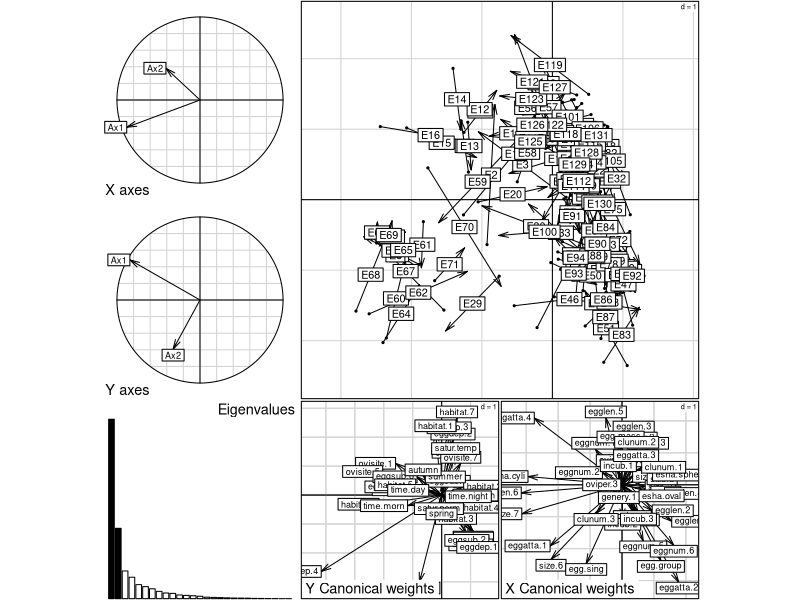

This figure's R source:
library(ade4)


### Name: bsetal97
### Title: Ecological and Biological Traits
### Aliases: bsetal97
### Keywords: datasets

### ** Examples

data(bsetal97)
X <- prep.fuzzy.var(bsetal97$biol, bsetal97$biol.blo)
Y <- prep.fuzzy.var(bsetal97$ecol, bsetal97$ecol.blo)
plot(coinertia(dudi.fca(X, scan = FALSE), 
    dudi.fca(Y, scan = FALSE), scan = FALSE))
